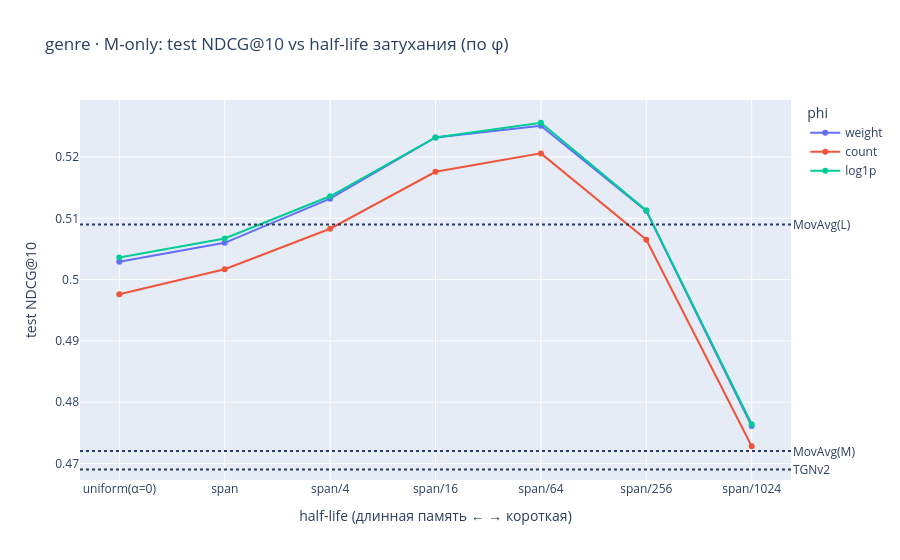

The code cell stored with this chart in its notebook:
### Code cell
import plotly.express as px
order = [hl for hl, _ in FRACS]
fig = px.line(res.to_pandas(), x="half_life", y="test", color="phi", markers=True,
              category_orders={"half_life": order},
              title="genre · M-only: test NDCG@10 vs half-life затухания (по φ)",
              labels={"half_life": "half-life (длинная память ← → короткая)", "test": "test NDCG@10"})
for y, txt in [(0.469, "TGNv2"), (0.509, "MovAvg(L)"), (0.472, "MovAvg(M)")]:
    fig.add_hline(y=y, line_dash="dot", annotation_text=txt, annotation_position="right")
fig.show()

### Figure 1 — Plotly figure (JSON) as saved in the notebook; plotly's stock layout.template omitted (floating-point values rounded to 4 significant figures)
{"data": [{"hovertemplate": "phi=weight<br>half-life (длинная память ← → короткая)=%{x}<br>test NDCG@10=%{y}<extra></extra>", "legendgroup": "weight", "line": {"color": "#636efa", "dash": "solid"}, "marker": {"symbol": "circle"}, "mode": "lines+markers", "name": "weight", "orientation": "v", "showlegend": true, "type": "scatter", "x": ["uniform(α=0)", "span", "span/4", "span/16", "span/64", "span/256", "span/1024"], "xaxis": "x", "y": [0.5029, 0.506, 0.5132, 0.5232, 0.5251, 0.5112, 0.4761], "yaxis": "y"}, {"hovertemplate": "phi=count<br>half-life (длинная память ← → короткая)=%{x}<br>test NDCG@10=%{y}<extra></extra>", "legendgroup": "count", "line": {"color": "#EF553B", "dash": "solid"}, "marker": {"symbol": "circle"}, "mode": "lines+markers", "name": "count", "orientation": "v", "showlegend": true, "type": "scatter", "x": ["uniform(α=0)", "span", "span/4", "span/16", "span/64", "span/256", "span/1024"], "xaxis": "x", "y": [0.4976, 0.5017, 0.5083, 0.5176, 0.5206, 0.5065, 0.4728], "yaxis": "y"}, {"hovertemplate": "phi=log1p<br>half-life (длинная память ← → короткая)=%{x}<br>test NDCG@10=%{y}<extra></extra>", "legendgroup": "log1p", "line": {"color": "#00cc96", "dash": "solid"}, "marker": {"symbol": "circle"}, "mode": "lines+markers", "name": "log1p", "orientation": "v", "showlegend": true, "type": "scatter", "x": ["uniform(α=0)", "span", "span/4", "span/16", "span/64", "span/256", "span/1024"], "xaxis": "x", "y": [0.5036, 0.5067, 0.5136, 0.5232, 0.5256, 0.5113, 0.4764], "yaxis": "y"}], "layout": {"annotations": [{"showarrow": false, "text": "TGNv2", "x": 1, "xanchor": "left", "xref": "x domain", "y": 0.469, "yanchor": "middle", "yref": "y"}, {"showarrow": false, "text": "MovAvg(L)", "x": 1, "xanchor": "left", "xref": "x domain", "y": 0.509, "yanchor": "middle", "yref": "y"}, {"showarrow": false, "text": "MovAvg(M)", "x": 1, "xanchor": "left", "xref": "x domain", "y": 0.472, "yanchor": "middle", "yref": "y"}], "legend": {"title": {"text": "phi"}, "tracegroupgap": 0}, "shapes": [{"line": {"dash": "dot"}, "type": "line", "x0": 0, "x1": 1, "xref": "x domain", "y0": 0.469, "y1": 0.469, "yref": "y"}, {"line": {"dash": "dot"}, "type": "line", "x0": 0, "x1": 1, "xref": "x domain", "y0": 0.509, "y1": 0.509, "yref": "y"}, {"line": {"dash": "dot"}, "type": "line", "x0": 0, "x1": 1, "xref": "x domain", "y0": 0.472, "y1": 0.472, "yref": "y"}], "title": {"text": "genre · M-only: test NDCG@10 vs half-life затухания (по φ)"}, "xaxis": {"anchor": "y", "categoryarray": ["uniform(α=0)", "span", "span/4", "span/16", "span/64", "span/256", "span/1024"], "categoryorder": "array", "domain": [0, 1], "title": {"text": "half-life (длинная память ← → короткая)"}}, "yaxis": {"anchor": "x", "domain": [0, 1], "title": {"text": "test NDCG@10"}}}}
